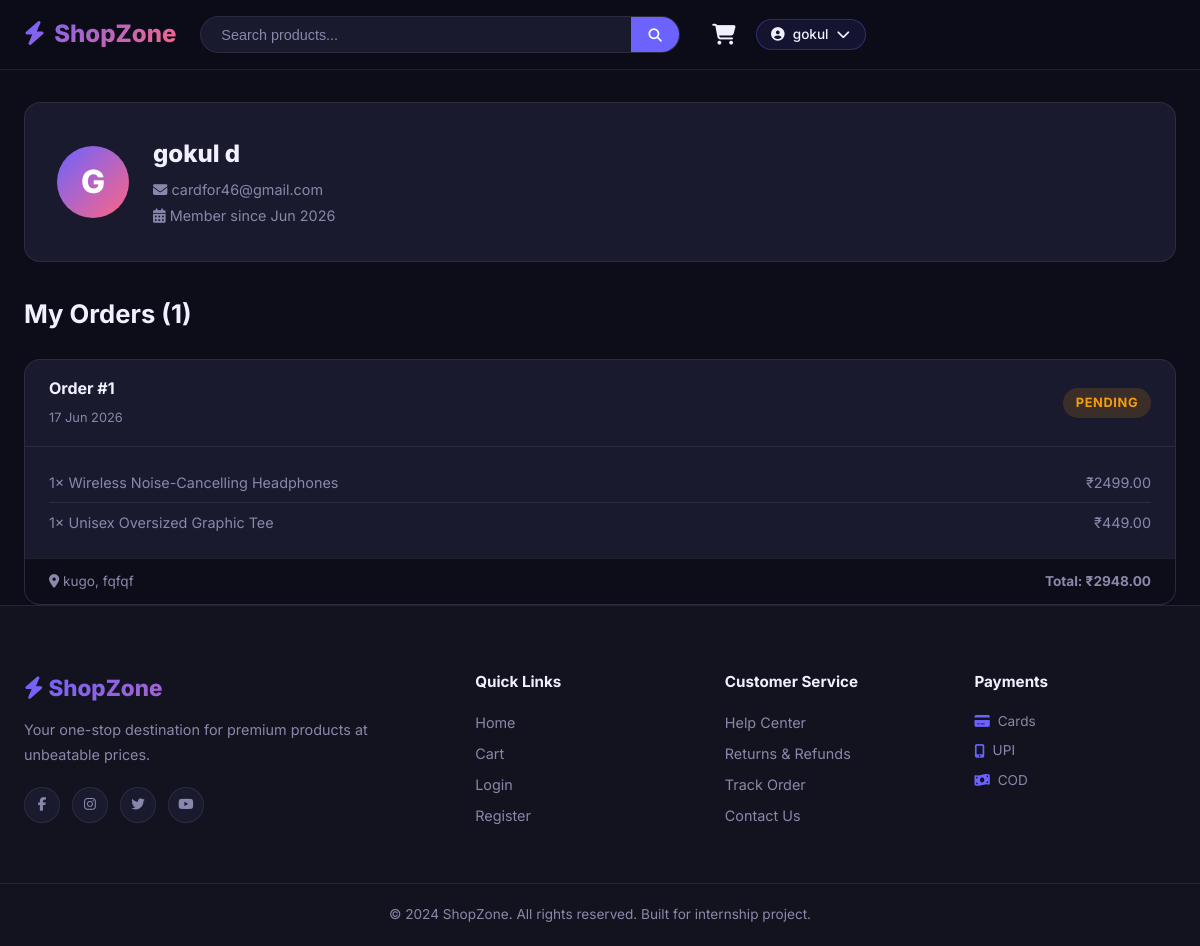
Screenshot of /profile/ (signed in) with the database file from the repository.
### store/models.py (models this page shows, shortened)
class Order(models.Model):
    STATUS_CHOICES = [
        ('pending', 'Pending'),
        ('processing', 'Processing'),
        ('shipped', 'Shipped'),
        ('delivered', 'Delivered'),
        ('cancelled', 'Cancelled'),
    ]
    user = models.ForeignKey(User, on_delete=models.CASCADE, null=True, blank=True)
    first_name = models.CharField(max_length=100)
    last_name = models.CharField(max_length=100)
    email = models.EmailField()
    phone = models.CharField(max_length=20)
    address = models.TextField()
    city = models.CharField(max_length=100)
    state = models.CharField(max_length=100)
    pincode = models.CharField(max_length=10)
    total_price = models.DecimalField(max_digits=10, decimal_places=2)
    status = models.CharField(max_length=20, choices=STATUS_CHOICES, default='pending')
    payment_method = models.CharField(max_length=50, default='COD')
    created_at = models.DateTimeField(auto_now_add=True)

class OrderItem(models.Model):
    order = models.ForeignKey(Order, on_delete=models.CASCADE, related_name='items')
    product = models.ForeignKey(Product, on_delete=models.CASCADE)
    quantity = models.PositiveIntegerField()
    price = models.DecimalField(max_digits=10, decimal_places=2)
    @property
    def subtotal(self):
        return self.price * self.quantity

class Product(models.Model):
    category = models.ForeignKey(Category, on_delete=models.SET_NULL, null=True, blank=True, related_name='products')
    name = models.CharField(max_length=300)
    slug = models.SlugField(unique=True)
    description = models.TextField()
    price = models.DecimalField(max_digits=10, decimal_places=2)
    original_price = models.DecimalField(max_digits=10, decimal_places=2, null=True, blank=True)
    image = models.ImageField(upload_to='products/', null=True, blank=True)
    stock = models.PositiveIntegerField(default=10)
    featured = models.BooleanField(default=False)
    created_at = models.DateTimeField(auto_now_add=True)
    updated_at = models.DateTimeField(auto_now=True)

### store/views.py (the view)
# urls.py: path('profile/', views.profile, name='profile'),
@login_required
def profile(request):
    orders = Order.objects.filter(user=request.user).order_by('-created_at')
    return render(request, 'store/profile.html', {'orders': orders})

### store/context_processors.py (called while the page is built)
def cart_count(request):
    cart = request.session.get('cart', {})
    count = sum(item['quantity'] for item in cart.values())
    return {'cart_count': count}

### store/templates/store/profile.html (shortened to what this page needs)
{% extends 'store/base.html' %}
{% block content %}
<div class="container" style="padding-top:2rem;">
  <div class="profile-header">
    <div class="profile-avatar">{{ user.first_name.0|upper|default:user.username.0|upper }}</div>
    <div>
      <h1>{{ user.get_full_name|default:user.username }}</h1>
      <p><i class="fas fa-envelope"></i> {{ user.email }}</p>
      <p><i class="fas fa-calendar-alt"></i> Member since {{ user.date_joined|date:"M Y" }}</p>
    </div>
  </div>
  <h2 class="section-title" style="margin-top:2rem;">My Orders ({{ orders.count }})</h2>
  {% if orders %}
  <div class="orders-list">
    {% for order in orders %}
    <div class="order-card">
      <div class="order-card-header">
        <div>
          <h3>Order #{{ order.id }}</h3>
          <span>{{ order.created_at|date:"d M Y" }}</span>
        </div>
        <div class="status-badge status-{{ order.status }}">{{ order.status|title }}</div>
      </div>
      <div class="order-card-items">
        {% for item in order.items.all %}
        <div class="order-item-row">
          <span>{{ item.quantity }}× {{ item.product.name }}</span>
          <span>₹{{ item.subtotal }}</span>
        </div>
        {% endfor %}
      </div>
      <div class="order-card-footer">
        <span><i class="fas fa-map-marker-alt"></i> {{ order.city }}, {{ order.state }}</span>
        <strong>Total: ₹{{ order.total_price }}</strong>
      </div>
    </div>
    {% endfor %}
  </div>
  {% endif %}
</div>
{% endblock %}

### store/templates/store/base.html (shortened to what this page needs)
{% load static %}
<!DOCTYPE html>
<html lang="en">
<head>
  <link rel="stylesheet" href="https://cdnjs.cloudflare.com/ajax/libs/font-awesome/6.5.0/css/all.min.css" />
  <link rel="stylesheet" href="{% static 'store/css/style.css' %}" />
</head>
<body>
<nav class="navbar" id="navbar">
  <div class="nav-container">
    <a href="{% url 'home' %}" class="nav-brand">
      <i class="fas fa-bolt"></i> ShopZone
    </a>
    <form class="nav-search" action="{% url 'home' %}" method="GET">
      <input type="text" name="q" placeholder="Search products..." value="{{ request.GET.q }}" id="searchInput" />
      <button type="submit"><i class="fas fa-search"></i></button>
    </form>
    <div class="nav-actions">
      <a href="{% url 'cart' %}" class="nav-cart" title="Cart">
        <i class="fas fa-shopping-cart"></i>
      </a>
      {% if user.is_authenticated %}
      <div class="nav-user-menu">
        <button class="nav-user-btn" onclick="toggleUserMenu()">
          <i class="fas fa-user-circle"></i>
          <span>{{ user.first_name|default:user.username }}</span>
          <i class="fas fa-chevron-down"></i>
        </button>
      </div>
      {% else %}
      <a href="{% url 'login' %}" class="btn-nav-login">Login</a>
      <a href="{% url 'register' %}" class="btn-nav-register">Register</a>
      {% endif %}
    </div>
  </div>
</nav>
<main class="main-content">
  {% block content %}{% endblock %}
</main>
<footer class="footer">
  <div class="footer-container">
    <div class="footer-brand">
      <h3><i class="fas fa-bolt"></i> ShopZone</h3>
      <p>Your one-stop destination for premium products at unbeatable prices.</p>
      <div class="footer-social">
        <a href="#"><i class="fab fa-facebook-f"></i></a>
        <a href="#"><i class="fab fa-instagram"></i></a>
        <a href="#"><i class="fab fa-twitter"></i></a>
        <a href="#"><i class="fab fa-youtube"></i></a>
      </div>
    </div>
    <div class="footer-links">
      <h4>Quick Links</h4>
      <a href="{% url 'home' %}">Home</a>
      <a href="{% url 'cart' %}">Cart</a>
      <a href="{% url 'login' %}">Login</a>
      <a href="{% url 'register' %}">Register</a>
    </div>
    <div class="footer-links">
      <h4>Customer Service</h4>
      <a href="#">Help Center</a>
      <a href="#">Returns & Refunds</a>
      <a href="#">Track Order</a>
      <a href="#">Contact Us</a>
    </div>
    <div class="footer-links">
      <h4>Payments</h4>
      <div class="payment-icons">
        <span><i class="fas fa-credit-card"></i> Cards</span>
        <span><i class="fas fa-mobile-alt"></i> UPI</span>
        <span><i class="fas fa-money-bill-wave"></i> COD</span>
      </div>
    </div>
  </div>
  <div class="footer-bottom">
    <p>&copy; 2024 ShopZone. All rights reserved. Built for internship project.</p>
  </div>
</footer>
</body>
</html>

### rows the page displays
Order: id "1", created_at "17 Jun 2026", status "PENDING", city "kugo", state "fqfqf", total_price "2948.00"
OrderItem: quantity "1", product.name "Wireless Noise-Cancelling Headphones", subtotal "2499.00"
OrderItem: quantity "1", product.name "Unisex Oversized Graphic Tee", subtotal "449.00"

### other values shown
{{ user.first_name|default:user.username }} "gokul"
{{ user.first_name.0|upper|default:user.username.0|upper }} "G"
{{ user.get_full_name|default:user.username }} "gokul d"
{{ user.email }} "cardfor46@gmail.com"
{{ user.date_joined|date:"M Y" }} "Jun 2026"
{{ orders.count }} "1"
